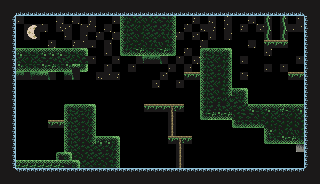

A 2D game scene composited from a Tiled map and its tileset images. What follows is a short description and the map's XML, with every tile layer's data as written:
An orthogonal 40x23 tile map with 8x8 px tiles, 1 tile layer (Background) and 31 objects (6x Platform, 3x Food, 2x Saw, Player, SlimeGreen, ...).

<map version="1.10" tiledversion="1.10.2" orientation="orthogonal" renderorder="right-down" width="40" height="23" tilewidth="8" tileheight="8" infinite="0" nextlayerid="4" nextobjectid="59">
 <properties>
  <property name="BackgroundColor" value="Gray" />
 </properties>
 <tileset firstgid="1" source="JumpGame.tsx" />
 <layer id="1" name="Background" width="40" height="23">
  <properties>
   <property name="BackgroundColor" value="Brown" />
  </properties>
  <data encoding="csv">
131,131,131,131,131,131,131,131,131,131,131,131,131,131,131,131,131,131,131,131,131,131,131,131,131,131,131,131,131,131,131,131,131,131,131,131,131,131,131,131,
131,1610612756,3221225619,3221225619,3221225619,3221225619,3221225619,3221225619,3221225619,3221225619,3221225619,3221225619,3221225619,3221225619,3221225619,3221225619,3221225619,3221225619,3221225619,3221225619,3221225619,3221225619,3221225619,3221225619,3221225619,3221225619,3221225619,3221225619,3221225619,3221225619,3221225619,3221225619,3221225619,3221225619,3221225619,3221225619,3221225619,3221225619,18,131,
131,2684354707,373,0,0,0,0,1610613108,0,1610613108,0,373,0,0,373,1610612791,262,235,262,235,211,2684354615,0,0,368,0,343,0,370,0,0,3221225818,0,218,0,218,0,3221225819,1610612883,131,
131,2684354707,0,212,213,371,0,344,342,0,2684354932,2684354932,0,1610613108,0,1610612791,235,263,235,210,235,2684354615,0,370,0,343,1610613079,0,370,0,368,0,3221225839,244,0,244,347,1610613083,1610612883,131,
131,2684354707,0,238,239,0,0,0,3221225846,0,374,0,370,0,372,1610612791,235,262,235,235,237,2684354615,370,0,342,0,373,0,3221225844,0,0,0,0,270,0,270,0,0,1610612883,131,
131,2684354707,0,0,0,0,367,0,0,368,1610613110,2684354934,0,374,0,1610612791,261,261,262,237,262,2684354615,0,0,0,372,0,0,0,0,0,1610613108,0,1610613045,1610613045,1610613045,0,0,1610612883,131,
131,2684354707,56,55,55,56,56,56,55,55,58,0,0,373,0,1610612790,3221225527,3221225529,3221225527,3221225527,3221225529,3221225526,0,370,0,54,55,55,58,0,0,0,0,1610613103,0,0,0,0,1610612883,131,
131,2684354707,235,263,235,211,236,237,235,261,209,375,0,0,374,0,0,189,187,186,3221225660,0,1610613110,0,1610613103,1610612791,235,263,2684354615,0,373,0,0,0,0,0,0,348,1610612883,131,
131,2684354707,3221225528,3221225527,3221225527,3221225528,3221225529,3221225527,3221225528,161,2684354618,0,0,1610613110,0,0,375,0,0,0,0,3221225846,0,374,0,1610612791,235,236,2684354615,0,0,0,0,373,0,348,0,0,1610612883,131,
131,2684354707,187,188,187,160,3221225660,0,187,3221225661,0,0,1610613104,375,3221225840,0,0,0,0,0,1610613080,0,0,1610613045,1610613045,1610612791,235,236,2684354615,0,346,0,0,0,0,0,1610613045,1610613045,1610612883,131,
131,2684354707,0,0,0,0,0,0,0,0,0,0,0,0,0,0,0,0,0,344,0,0,348,0,0,1610612791,235,263,2684354615,0,0,0,0,0,0,0,0,0,1610612883,131,
131,2684354707,0,0,0,0,0,0,0,0,0,0,0,0,0,0,0,0,0,0,0,0,0,0,0,1610612791,235,262,2684354615,55,58,0,0,0,0,0,0,0,1610612883,131,
131,2684354707,0,0,0,0,0,0,0,0,0,0,0,0,0,0,0,0,0,0,0,0,0,0,0,1610612791,235,236,2684354795,3221225707,2684354615,0,0,0,0,0,0,0,1610612883,131,
131,2684354707,0,0,0,0,0,0,54,55,55,58,0,0,0,0,0,0,1610613045,1610613045,1610613045,1610613019,1610613045,0,0,1610612791,210,237,235,236,235,56,55,56,55,57,55,56,1610612883,131,
131,2684354707,0,0,0,0,0,0,1610612791,235,236,2684354615,0,0,0,0,0,0,0,0,0,257,0,0,0,1610612790,3221225529,3221225528,3221225529,262,211,211,262,263,235,236,263,235,1610612883,131,
131,2684354707,0,0,0,0,1610613045,1610613045,1610612791,235,236,2684354615,0,0,0,0,0,0,0,0,0,257,0,0,0,0,0,0,0,1610612790,3221225527,3221225527,3221225527,263,261,263,263,262,1610612883,131,
131,2684354707,0,0,0,0,0,0,1610612791,235,236,2684354615,0,0,0,0,0,0,0,0,0,257,0,0,0,0,0,0,0,0,0,0,0,1610612792,263,262,237,262,1610612883,131,
131,2684354707,0,0,0,0,0,0,1610612791,235,236,2684354615,56,56,58,0,0,0,0,0,0,1610613045,1610613019,1610613045,0,0,0,0,0,0,0,0,0,1610612790,3221225527,3221225528,3221225529,3221225527,1610612883,131,
131,2684354707,0,0,0,0,0,0,1610612791,235,236,235,235,236,2684354615,0,0,0,0,0,0,0,257,0,0,0,0,0,0,0,0,0,0,0,0,0,0,3221225891,1610612883,131,
131,2684354707,0,0,0,0,0,132,58,261,262,235,235,236,2684354615,0,0,0,0,0,0,0,257,0,0,0,0,0,0,0,0,0,0,0,0,0,0,0,1610612883,131,
131,2684354707,57,57,57,57,57,57,82,58,235,235,261,262,2684354615,0,0,0,0,0,0,0,257,0,0,0,0,0,0,0,0,0,0,0,0,0,0,0,1610612883,131,
131,3221225492,147,147,147,147,147,147,147,147,147,147,147,147,147,147,147,147,147,147,147,147,147,147,147,147,147,147,147,147,147,147,147,147,147,147,147,147,2684354578,131,
131,131,131,131,131,131,131,131,131,131,131,131,131,131,131,131,131,131,131,131,131,131,131,131,131,131,131,131,131,131,131,131,131,131,131,131,131,131,131,131
</data>
 </layer>
 <objectgroup id="3" name="Collisions">
  <object id="11" x="8" y="8" width="8" height="168" />
  <object id="12" x="16" y="8" width="296" height="8" />
  <object id="13" x="304" y="16" width="8" height="160" />
  <object id="14" x="16" y="168" width="288" height="8" />
  <object id="25" type="Platform" x="168" y="136" width="24" height="8" />
  <object id="41" type="Platform" x="288" y="72" width="16" height="8" />
  <object id="42" type="Platform" x="264" y="40" width="24" height="8" />
  <object id="44" type="Platform" x="184" y="72" width="16" height="8" />
  <object id="55" type="Platform" x="48" y="120" width="16" height="8" />
  <object id="28" type="Platform" x="144" y="104" width="40" height="8" />
  <object id="32" x="264" y="104" width="40" height="40" />
  <object id="36" x="200" y="48" width="32" height="72" />
  <object id="38" x="232" y="104" width="32" height="24" />
  <object id="40" x="232" y="88" width="16" height="16" />
  <object id="45" x="16" y="48" width="72" height="24" />
  <object id="49" x="64" y="104" width="32" height="64" />
  <object id="48" x="16" y="72" width="32" height="8" />
  <object id="50" x="96" y="136" width="24" height="32" />
  <object id="51" x="56" y="152" width="8" height="16" />
  <object id="52" x="16" y="160" width="40" height="8" />
  <object id="53" x="120" y="16" width="56" height="40" />
  <object id="54" x="136" y="56" width="32" height="8" />
 </objectgroup>
 <objectgroup id="2" name="SpawnPoints">
  <object id="1" name="Player" type="Player" x="24" y="24" width="16" height="16" />
  <object id="19" name="Fish" type="Food" x="288" y="88" width="16" height="16" />
  <object id="43" name="Fish" type="Food" x="288" y="152" width="16" height="16" />
  <object id="47" name="Fish" type="Food" x="72" y="88" width="16" height="16" />
  <object id="22" name="SlimeGreen" type="SlimeGreen" x="272" y="152" width="16" height="16">
   <properties>
    <property name="offNeg" type="float" value="20" />
    <property name="offPos" type="float" value="3" />
   </properties>
  </object>
  <object id="35" name="Monster" type="Monster" x="272" y="88" width="16" height="16">
   <properties>
    <property name="offNeg" type="float" value="4" />
    <property name="offPos" type="float" value="3" />
   </properties>
  </object>
  <object id="23" name="Saw" type="Saw" x="152" y="16" width="16" height="16">
   <properties>
    <property name="isVertical" type="bool" value="false" />
    <property name="offNeg" type="float" value="4" />
    <property name="offPos" type="float" value="17" />
   </properties>
  </object>
  <object id="24" name="Saw" type="Saw" x="128" y="88" width="16" height="16">
   <properties>
    <property name="isVertical" type="bool" value="true" />
    <property name="offNeg" type="float" value="3" />
    <property name="offPos" type="float" value="8" />
   </properties>
  </object>
  <object id="46" name="Door" type="Door" x="24" y="144" width="16" height="16" />
 </objectgroup>
</map>